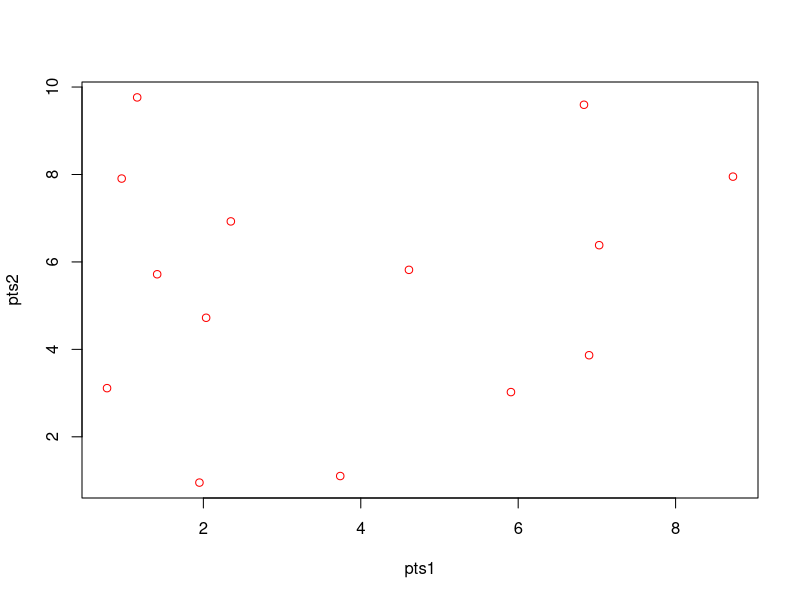
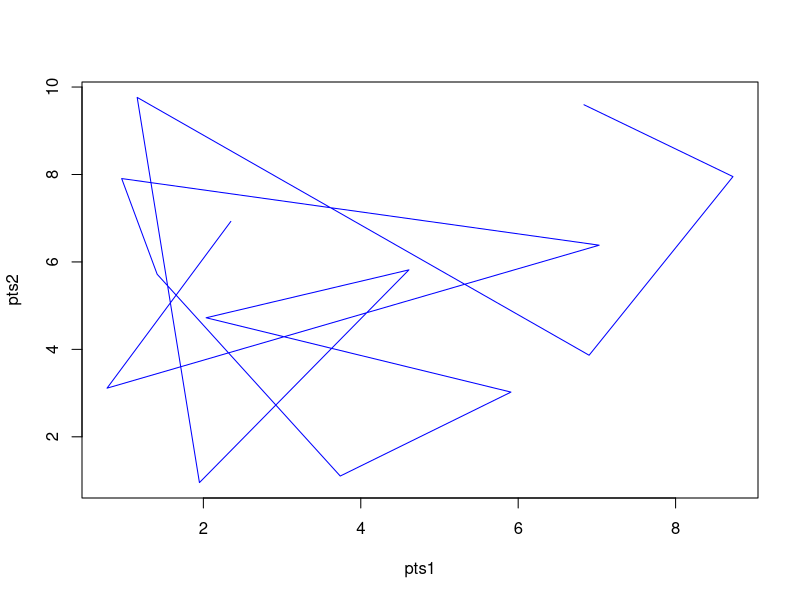
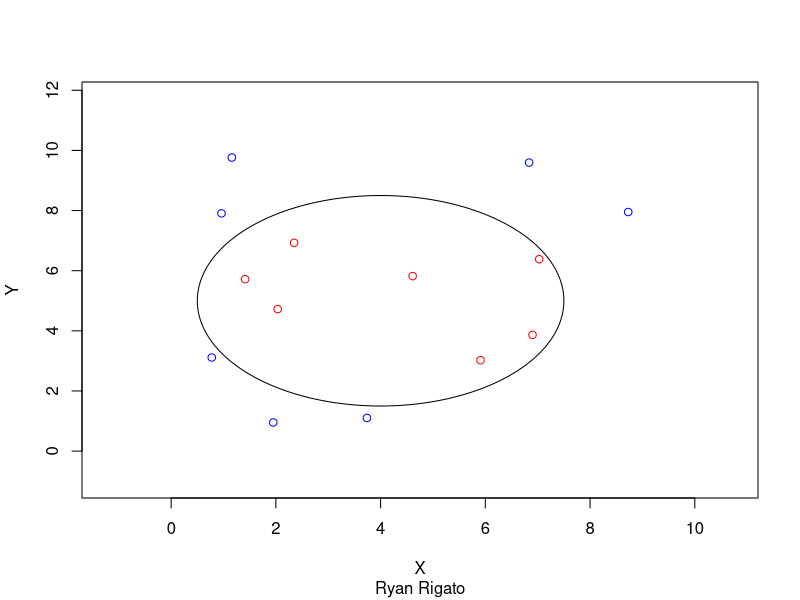

Source code (R) for these figures, in order: (Note: this script raises an error after producing the figures.)


in.circle <- function(pts,cntr,r)
{

	x_circle_min = cntr[1] - r
	y_circle_min = cntr[2] - r
	x_circle_max = cntr[1] + r
	y_circle_max = cntr[2] + r

	x_vect = numeric()
	y_vect = numeric()
	x_vect2 = numeric()
	y_vect2 = numeric()
	circle_count = 1
	out_count = 1
	for( i in 1:(nrow(pts)) )
	{
		if( ( ((cntr[1] - pts[i,1])^2) + ((cntr[2] - pts[i,2])^2) )  <= (r*r) )
		{
			x_vect[circle_count] = pts[i,1]
			y_vect[circle_count] = pts[i,2]
			circle_count = circle_count + 1
		}
		else
		{
			x_vect2[out_count] = pts[i,1]
			y_vect2[out_count] = pts[i,2]
			out_count = out_count + 1			
		}

	}
	in_circle = cbind(x_vect,y_vect)
	out_circle = cbind(x_vect2,y_vect2)



	#used to plot the circle
	theta = seq(0, 2 * pi*r, length = 2000)
	#changes based on the R
	x = r*cos(theta)
	y =  r*sin(theta)
	dev.new()
	#takes into account the size of the matrix for the limits on the plot
	#takes the min of the x and y and subtracts 2 for the low end
	#takes the max of the x and y and adds 2 for the upper end
	plot(x + cntr[1],y + cntr[2], type = 'l', sub = 'Ryan Rigato',
	xlab = 'X', ylab = 'Y',  xlim = c(min(pts[,1]) - 2,max(pts[,1]) + 2),
	ylim = c(min(pts[,2]) - 2,max(pts[,2]) + 2))
	
	lines(in_circle,type = 'p',col='red')
	lines(out_circle, type = 'p', col = 'blue')
	return(in_circle);
}


cntr = c(4,5)

r= 3.5


set.seed(40)
pts1 = runif(14,0,10)
pts1 = round(pts1,3)
pts2 = runif(14,0,10)
pts2 = round(pts2,3)
pts3 = cbind(pts1,pts2)
min(pts3[,2])

plot(pts3, type='p',col='red')
plot(pts3, type='l',col ='blue')
in.circle(pts3,cntr,r)
pts3

if((pts3[6,2] <6)  && (pts3[6,2] >2) &&
    (pts3[6,1] < 8) && (pts3[6,1] > 4))
{
	retu[1,]= pts3[6,, drop = FALSE]
}
retu

nrow(pts3)
 
z = in.circle(pts3,cntr,r)
z
